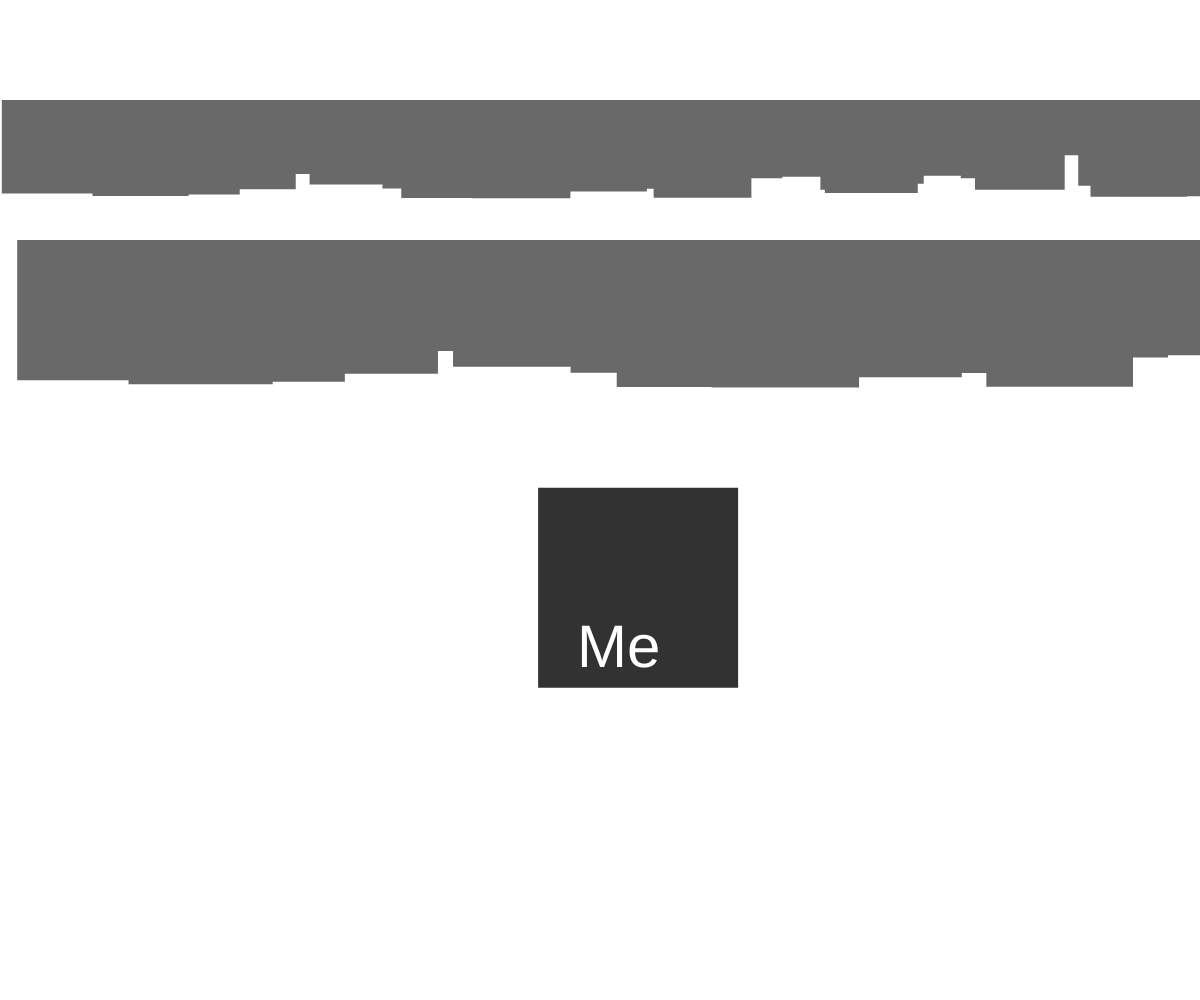
Frame 1 (no input)
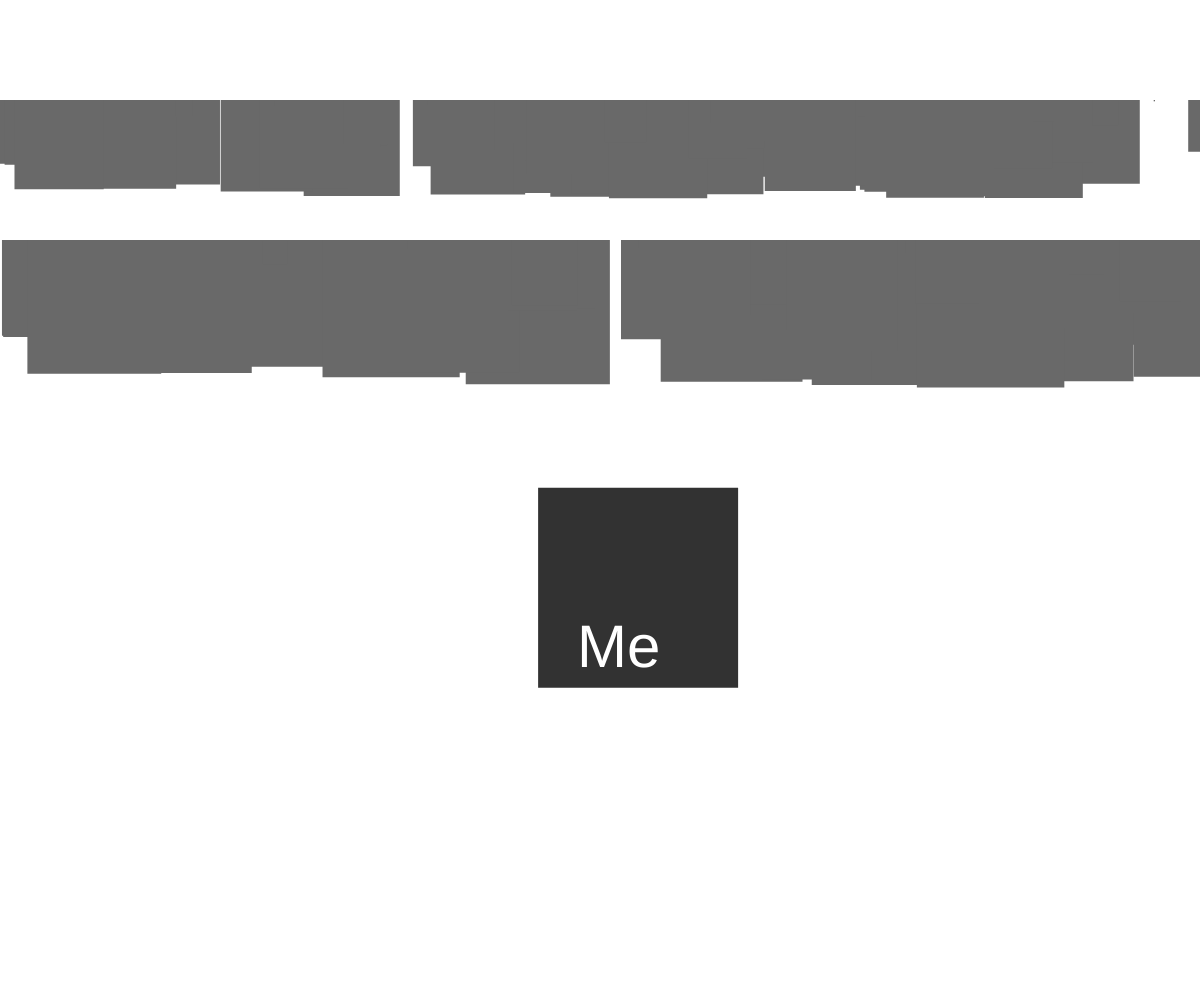
Frame 60 (no input)
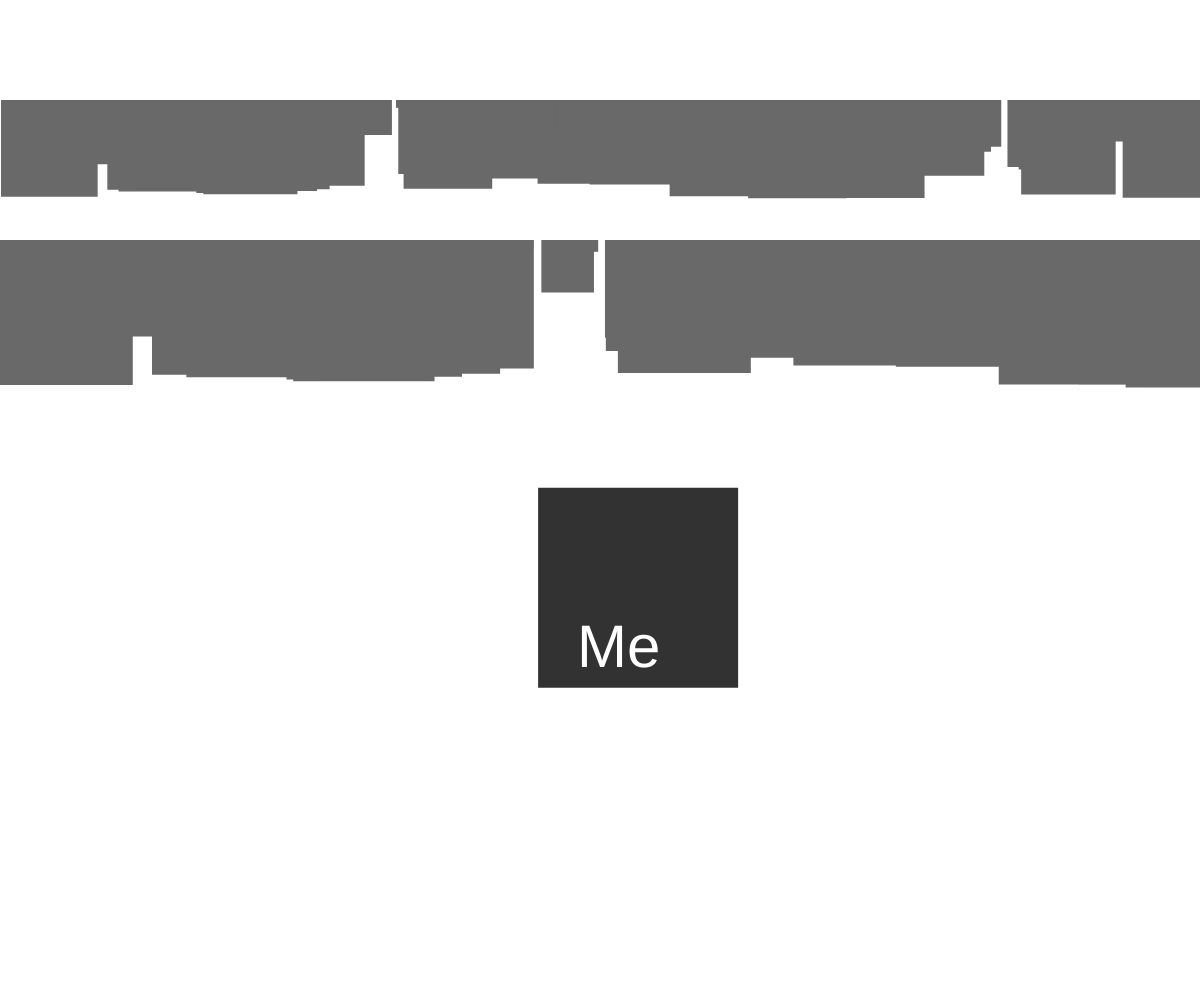
Frame 120 (the mouse pressed at the canvas centre since frame 60)

The p5.js sketch that drew these frames (run headless with seeded random() and noise() and a simulated clock; from frame 60 on, the mouse is pressed at the canvas centre):

// p5.js sketch
// ── sketch.js
let people = []; 

function setup() {
	createCanvas(windowWidth, windowHeight);
	background(100); 
	noStroke();
	for (let i = 0; i < 100; i = i + 1) {
		let x = random(0, width);
		let y = random(0, height);
		let z = random(0, 100); 
		people[i] = createPeople(x, y, z);
	}
}

function draw() {
	background(255); 
	for (let i = 0; i < 100; i = i + 1) 
	{
		updatePeople1(people[i]);
	}
	fill(50); 
	rect(width/2.23, height/2.05, 200); 
	fill(255); 
	textSize(60); 
	text('Me', width/2.08, height/1.5);
}

function createPeople(x, y, size) {
	let peopleValue = {};
	peopleValue.x = x;
	peopleValue.y = y; 
	peopleValue.size = size; 
	peopleValue.velX = random(-10, 10);
	return peopleValue;
}

function updatePeople1(t) {
	var x1 = t.x; 
	t.x = x1 + t.velX; 
	if (t.x > width || t.x < 0) {
		t.velX *= -1;
	}
	t.size = t.size * 1;	
	fill(105);
	rect(x1, 100, t.size);
	rect(t.x*1.5, 240, t.size*1.5);
}
